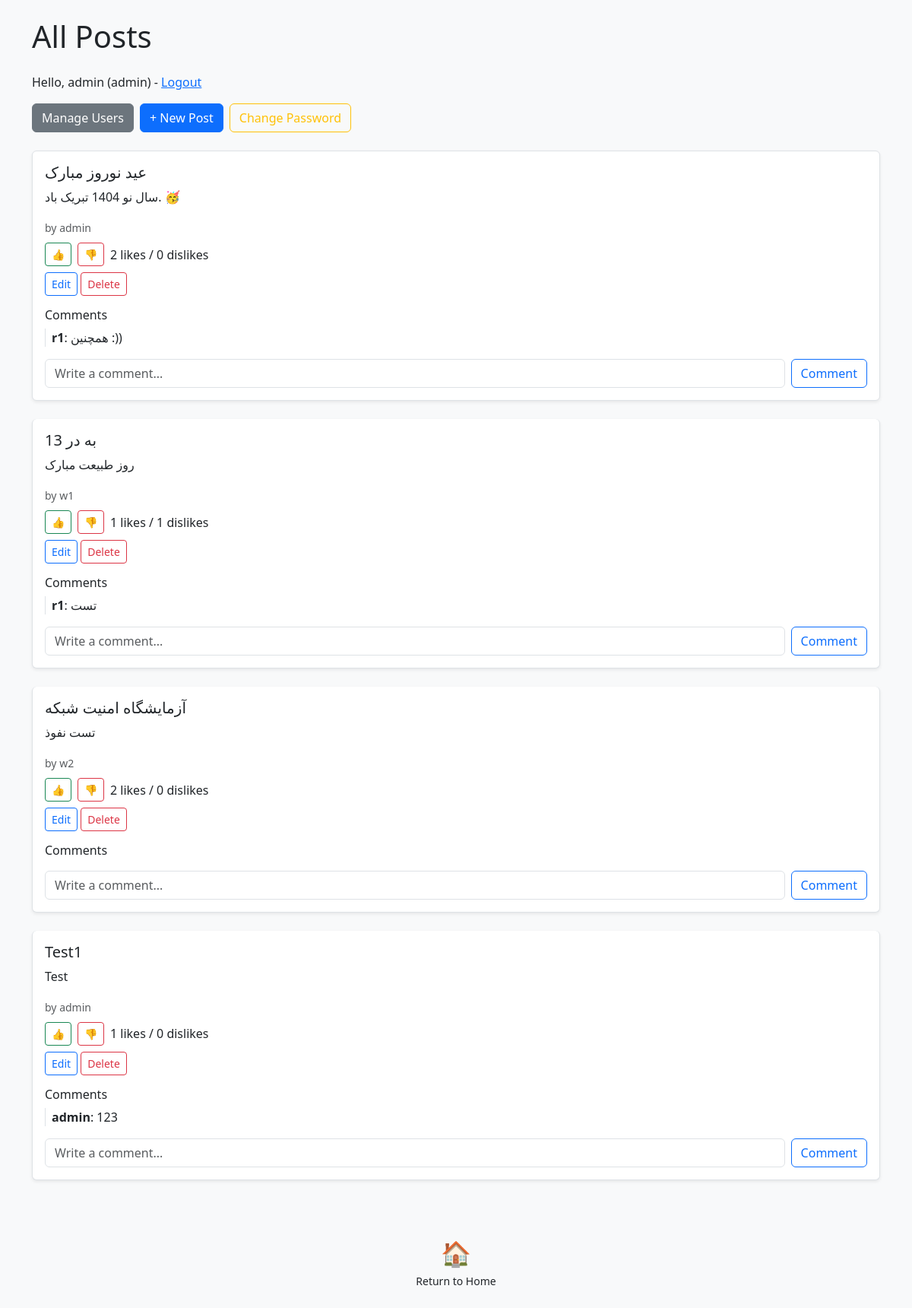
Screenshot of / (signed in) with the database file from the repository.
### Flask_Blog_Application/app/models.py (models this page shows, shortened)
class User(db.Model):
    id = db.Column(db.Integer, primary_key=True)
    username = db.Column(db.String(80), unique=True, nullable=False)
    password = db.Column(db.String(128), nullable=False)
    role = db.Column(db.String(10), nullable=False)

class Post(db.Model):
    id = db.Column(db.Integer, primary_key=True)
    title = db.Column(db.String(100), nullable=False)
    content = db.Column(db.Text, nullable=False)
    author_id = db.Column(db.Integer, db.ForeignKey('user.id'), nullable=False)
    author = db.relationship('User', backref='posts')
    likes = db.relationship('PostLike', backref='post', cascade='all, delete-orphan')
    comments = db.relationship('Comment', backref='post', cascade='all, delete-orphan')

class Comment(db.Model):
    id = db.Column(db.Integer, primary_key=True)
    content = db.Column(db.Text, nullable=False)
    post_id = db.Column(db.Integer, db.ForeignKey('post.id'), nullable=False)
    user_id = db.Column(db.Integer, db.ForeignKey('user.id'), nullable=False)
    user = db.relationship('User', backref='comments')

### Flask_Blog_Application/app/routes.py (the view)
@main.route('/')
def index():
    posts = Post.query.all()
    user = get_current_user()
    return render_template('index.html', posts=posts, user=user)

### Flask_Blog_Application/app/routes.py (called while the page is built)
def get_current_user():
    user_id = session.get('user_id')
    return User.query.get(user_id) if user_id else None

### Flask_Blog_Application/app/templates/index.html
{% extends "base.html" %}
{% block content %}
<h1 class="mb-4">All Posts</h1>
{% if user %}
    <p>Hello, {{ user.username }} ({{ user.role }}) - <a href="{{ url_for('main.logout') }}">Logout</a></p>
    <div class="d-flex gap-2 mb-4">
        {% if user.role == 'admin' %}
            <a href="{{ url_for('main.manage_users') }}" class="btn btn-secondary">Manage Users</a>
        {% endif %}
        {% if user.role in ['admin', 'author'] %}
            <a href="{{ url_for('main.create') }}" class="btn btn-primary">+ New Post</a>
        {% endif %}
        <a href="{{ url_for('main.change_password') }}" class="btn btn-outline-warning">Change Password</a>
    </div>
{% else %}
    <p><a href="{{ url_for('main.login') }}">Login</a></p>
{% endif %}
<div class="list-group">
    {% for post in posts %}
        <div class="list-group-item mb-4 shadow-sm p-3 rounded bg-white">
            <h5>{{ post.title }}</h5>
            <p>{{ post.content }}</p>
            <small class="text-muted">by {{ post.author.username }}</small>
            <div class="mt-2 d-flex align-items-center gap-2">
                <a href="{{ url_for('main.like_post', post_id=post.id, action='like') }}" class="btn btn-sm btn-outline-success">👍</a>
                <a href="{{ url_for('main.like_post', post_id=post.id, action='dislike') }}" class="btn btn-sm btn-outline-danger">👎</a>
                {% set likes = post.likes|selectattr('value', 'equalto', 'like')|list %}
                {% set dislikes = post.likes|selectattr('value', 'equalto', 'dislike')|list %}
                <span>{{ likes|length }} likes / {{ dislikes|length }} dislikes</span>
            </div>
            {% if user and (user.role == 'admin' or user.id == post.author_id) %}
                <a href="{{ url_for('main.edit', post_id=post.id) }}" class="btn btn-sm btn-outline-primary mt-2">Edit</a>
            {% endif %}
            {% if user and user.role == 'admin' %}
                <form method="POST" action="{{ url_for('main.delete', post_id=post.id) }}" style="display:inline;">
                    <button class="btn btn-sm btn-outline-danger mt-2" onclick="return confirm('Delete this post?')">Delete</button>
                </form>
            {% endif %}
            <div class="mt-3">
                <h6>Comments</h6>
                {% for comment in post.comments %}
                    <div class="mb-2 border-start ps-2">
                        <strong>{{ comment.user.username }}</strong>: {{ comment.content }}
                    </div>
                {% endfor %}
                {% if user %}
                <form method="POST" action="{{ url_for('main.comment_post', post_id=post.id) }}" class="d-flex gap-2 mt-3">
                    <input type="text" name="content" class="form-control" placeholder="Write a comment..." required>
                    <button class="btn btn-outline-primary" type="submit">Comment</button>
                </form>
                {% endif %}
            </div>
        </div>
    {% endfor %}
</div>
<div class="text-center mt-5">
    <a href="{{ url_for('main.index') }}" class="text-decoration-none text-dark">
        <div class="fs-2">🏠</div>
        <small>Return to Home</small>
    </a>
</div>
{% endblock %}

### rows the page displays
User: username "admin", role "admin"
Post: title "عید نوروز مبارک", content "سال نو 1404 تبریک باد. 🥳", author.username "admin", likes "2", dislikes "0"
Comment: user.username "r1", content "همچنین :))"
Post: title "13 به در", content "روز طبیعت مبارک", author.username "w1", likes "1", dislikes "1"
Comment: user.username "r1", content "تست"
Post: title "آزمایشگاه امنیت شبکه", content "تست نفوذ", author.username "w2", likes "2", dislikes "0"
Post: title "Test1", content "Test", author.username "admin", likes "1", dislikes "0"
Comment: user.username "admin", content "123"
